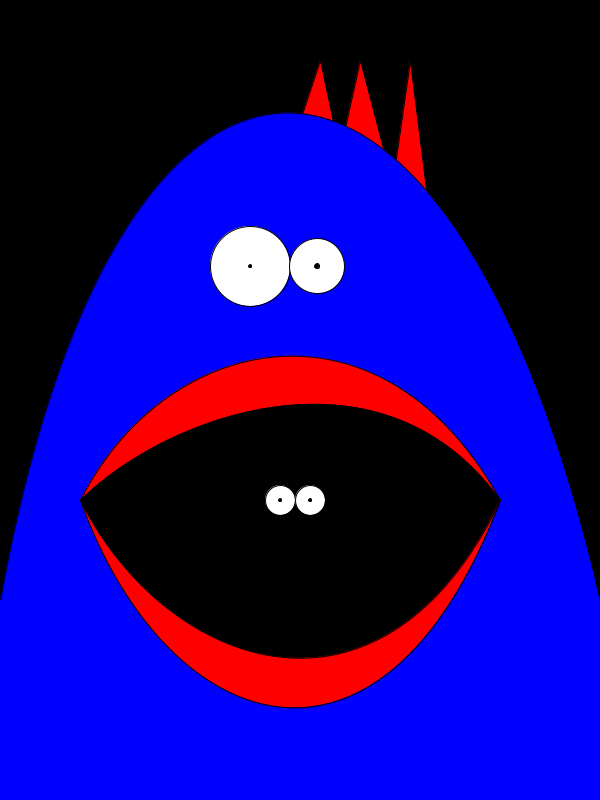
Frame 1 (no input)
Frame 60 (the mouse pressed at the canvas centre just before this capture): identical to frame 1, image omitted
Frame 120 (the mouse held since frame 60 and released just before this capture): identical to frame 1, image omitted

The Processing sketch that drew this single still picture (run headless with seeded random() and noise(); from frame 60 on, the mouse is pressed at the canvas centre):

// Processing sketch: processing_65192
// ── processing_65192.pde

/**
 * Blue Dragon
 * 
 * Processing Class_ HW 1
 * eshon
 */


void setup() {
  size(600, 800);
  smooth();
}


void draw() {
  background(0);
  
  int centerPt = width/2;
  int eye1_x = width/2 - 50;
  int eye1_y = height/3;
  int eye1_w = 80;
  int eye2_h = 80;
  
  int eye2_x = eye1_x + eye1_w - 13;
  int eye2_y = eye1_y;
  
  // fins
  fill(255, 0, 0);
  triangle(centerPt, 120, centerPt + 20, 60, centerPt+50, 200);
  
  triangle(centerPt + 40, 150, centerPt + 60, 60, centerPt+110, 250);
  
  triangle(centerPt + 90, 200, centerPt + 110, 60, centerPt+140, 300);
  
  // blue body
  fill(0, 0, 255);// blue inside
  curve(-100, 4500, 0, 600, 600, 600, 900, 4500);
  noStroke();// no outline
  rect(0, 600, 600, 800);
  
  // eyewhites
  stroke(0);
  fill(255);// white inside
  ellipse(eye1_x, eye1_y, eye1_w, eye2_h);
  ellipse(eye1_x + eye1_w - 13, eye2_y, 55, 55);
  
  // eyeballs
  fill(0);
  ellipse(eye1_x, eye2_y, 3, 3);
  ellipse(eye2_x, eye2_y, 5, 5);
  
    // lips
  fill(255, 0, 0);
  curve(0, 1500, 80, 500, 500, 500, 800, 1800);
  curve(0, -900, 80, 500, 500, 500, 800, -1400);
  
  // black mouth
  fill(0);
  curve(0, 1000, 80, 500, 500, 500, 800, 1500);
  curve(0, -500, 80, 500, 500, 500, 800, -1000);
  
  // eyes in mouth
  int eye3_x = width/2 - 20;
  int eye3_y = height-300;
  int eye3_w = 30;
  int eye3_h = 30;
  
  int eye4_x = eye3_x + eye3_w;
  int eye4_y = eye3_y;
  
  // eyewhites
  stroke(0);
  fill(255);// white inside
  ellipse(eye3_x, eye3_y, eye3_w, eye3_h);
  ellipse(eye4_x, eye4_y, eye3_w, eye3_h);
  
  // eyeballs
  fill(0);
  ellipse(eye3_x, eye3_y, 3, 3);
  ellipse(eye4_x, eye4_y, 3, 3);
  
}
